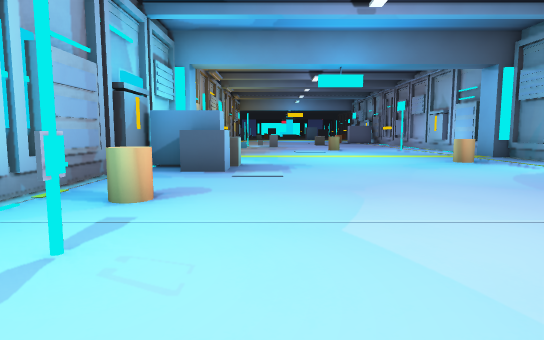
[1] (above)

16 first-person views from a walk through a Godot game level. The camera is 1.4 m above the floor, tilts 6° down and sees 75° across. The floor is counted in squares, 2 m on a side. Each view is taken from the middle of a square. On the plan, view 1 faces up. The plan holds only what a view shows up to about 11 squares ahead; the rest is blank. The place goes on beyond the plan.

[2]
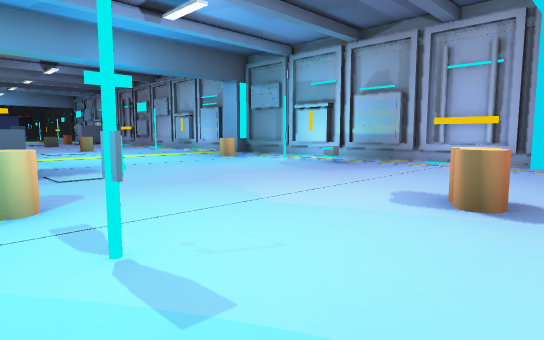

[3]
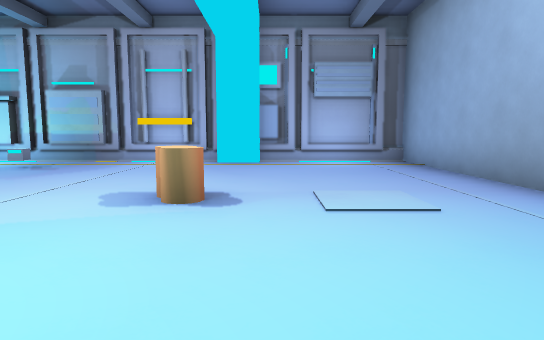

[4]
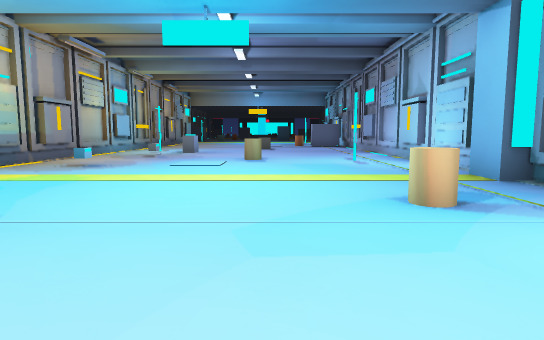

[5]
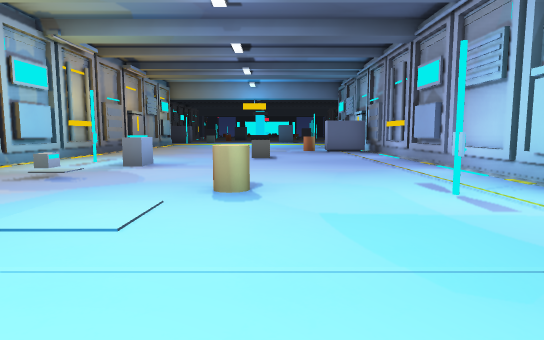

[6]
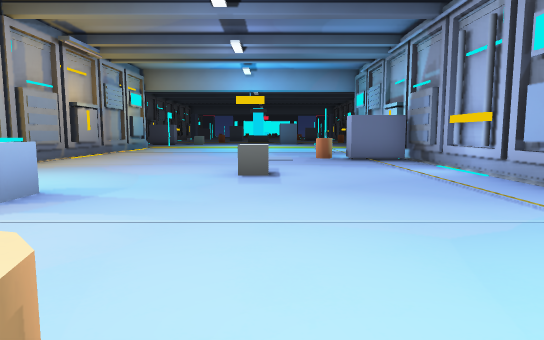

[7]
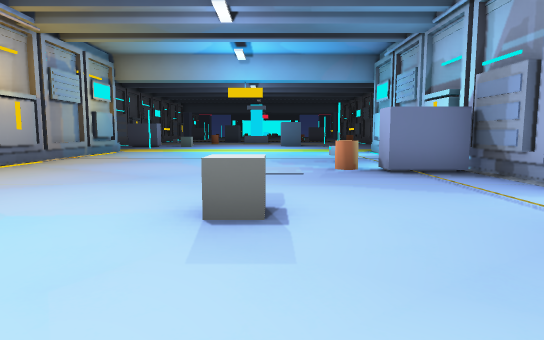

[8]
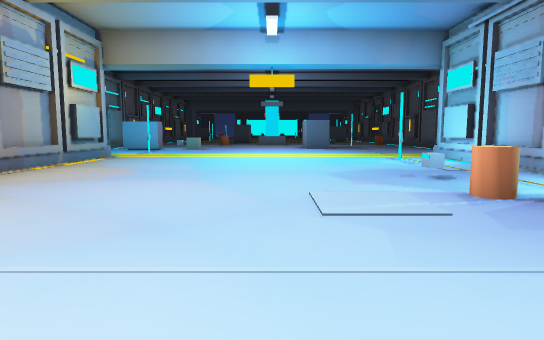

[9]
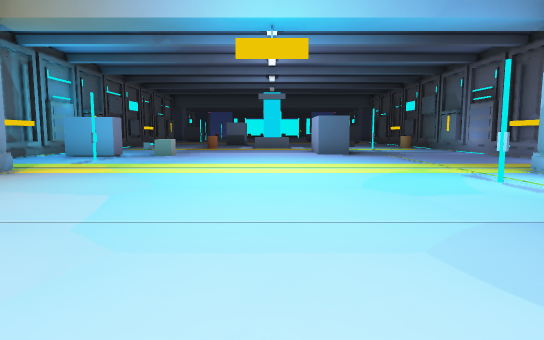

[10]
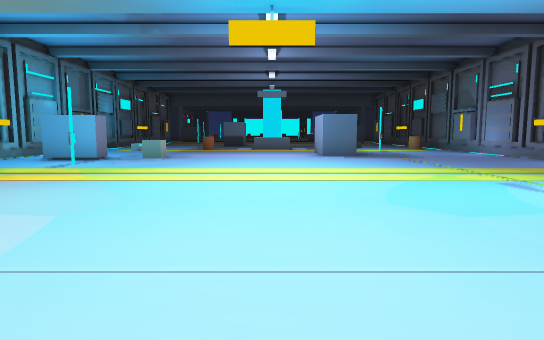

[11]
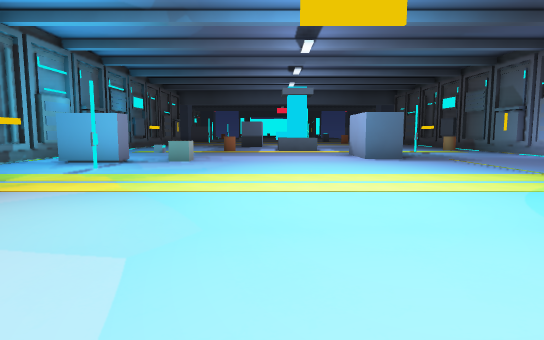

[12]
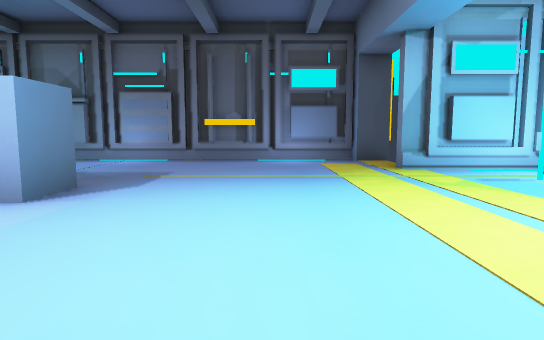

[13]
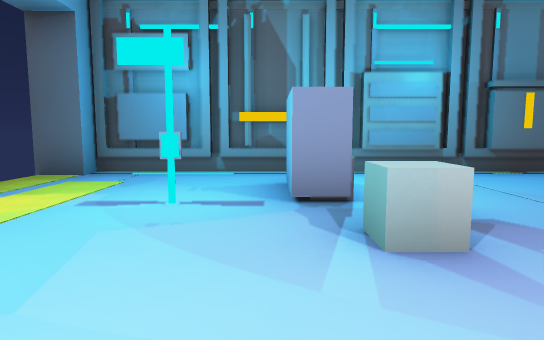

[14]
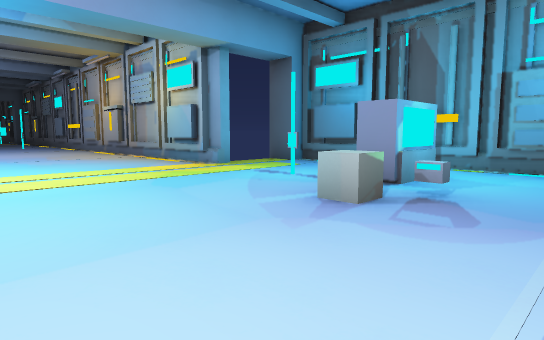

[15]
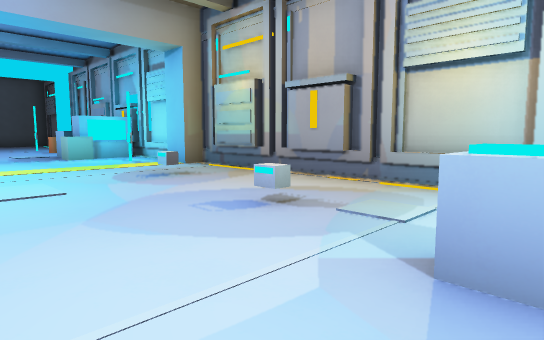

[16]
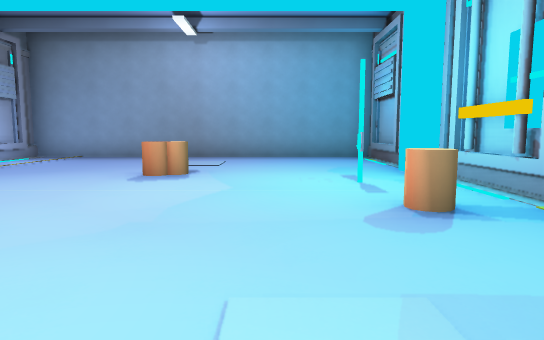

### Floor plan
Key: @ floor where view 1 was taken; # wall or solid block; . floor; ^ raised ledge; C crate; B barrel; P pipe; T terminal; O other object.
Columns run from 6 left of view 1 to 10 right of it. Each row starts with its distance up from view 1.
 37 #.........#.....#
 36 #O........#....O#
 35 #P..O^.........P#
 34 #PTT...........P#
 33 #..#............#
 32 #...............#
 31 ##.............##
 30  # #.........# #
 29    #.......#.#
 28    #.........#
 27    #.........#
 26    #.........#
 25    #......O..#
 24    #......#..#
 23    #.......TT#
 22    #.........#
 21    P.........P
 20    P.....C...P
 19    #.........#
 18    #..^......#
 17    #.........#
 16    #.........#
 15    #.O.......#
 14    #....B..#.#
 13    #.........#
 12    #.O.......#
 11    #.........#
 10    #.........#
  9    #.........#
  8    #.C.....B.#
  7    #CC.....#.#
  6    #.........#
  5    #.......O.#
  4    #.........#
  3    P.........P
  2    P.#.......P
  1    #....B....#
  0    #..@......#
 -1    #.........#
 -2    #.........#
 -3    #.........#
 -4    ###########

Where each view was taken, in squares from view 1:
view 1: 0 up, 0 right, facing up
view 2: 0 up, 2 left, facing up-right
view 3: 0 up, 2 left, facing right
view 4: 5 up, 3 right, facing up
view 5: 10 up, 3 right, facing up
view 6: 14 up, 3 right, facing up
view 7: 17 up, 3 right, facing up
view 8: 20 up, 2 right, facing up
view 9: 24 up, 2 right, facing up
view 10: 25 up, 2 right, facing up
view 11: 26 up, 1 right, facing up
view 12: 33 up, 0 right, facing right
view 13: 34 up, 1 right, facing left
view 14: 37 up, 2 right, facing down-left
view 15: 18 up, 2 right, facing down-left
view 16: 7 up, 0 right, facing down
